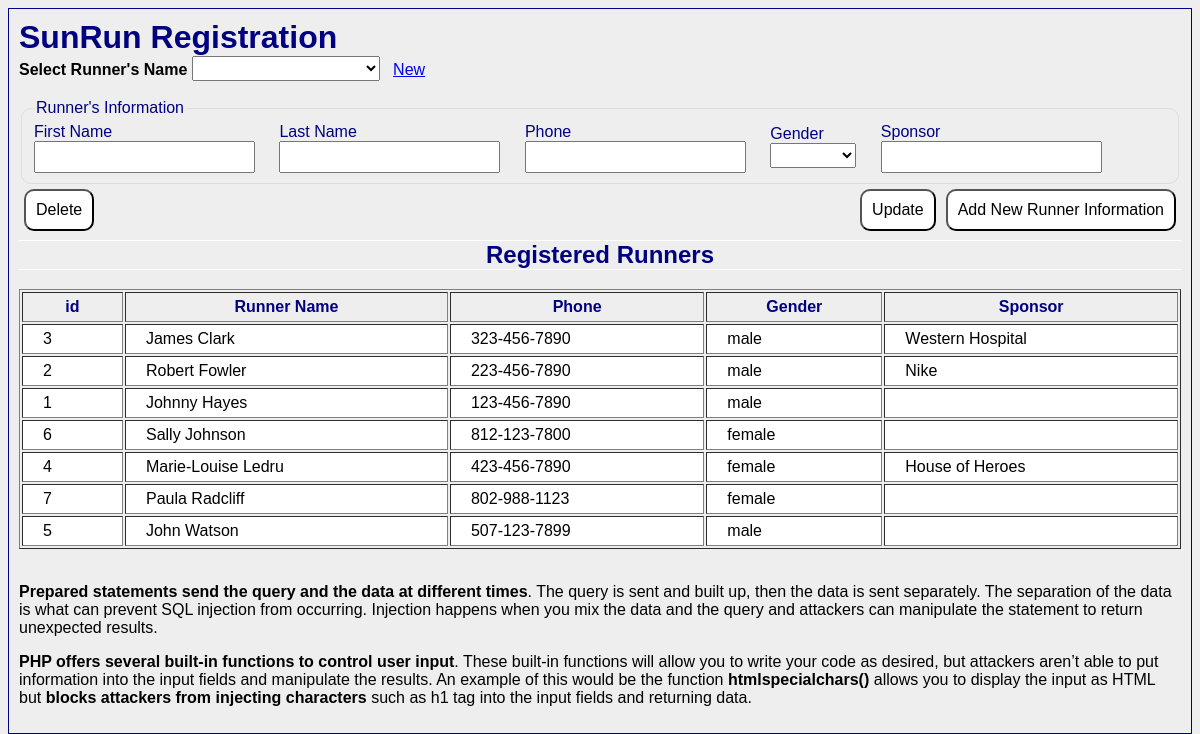
Page /prjHackerDefense/registration2.php on the committed database.
### tables this page shows
CREATE TABLE `runner` (
  `id_runner` int unsigned NOT NULL AUTO_INCREMENT,
  `fName` varchar(25) NOT NULL,
  `lName` varchar(25) NOT NULL,
  `gender` varchar(10) DEFAULT NULL,
  `phone` varchar(10) DEFAULT NULL,
  PRIMARY KEY (`id_runner`)
);

CREATE TABLE `sponsor` (
  `id_sponsor` int unsigned NOT NULL AUTO_INCREMENT,
  `sponsorName` varchar(50) NOT NULL,
  `id_runner` int DEFAULT NULL,
  PRIMARY KEY (`id_sponsor`)
);

### prjHackerDefense/registration2.php (the view, shortened to what this page needs)
<!DOCTYPE html>
<html lang="en">
<head>
<link rel="stylesheet" type="text/css" href="registration.css">
<?php
require_once getcwd() . "/sunRunLib.php";
?>
</head>
<body>
<div id="frame">
<h1>SunRun Registration</h1>
<form action="<?php echo htmlentities($_SERVER["PHP_SELF"]); ?>"
      method="POST"
      name="frmRegistration"
      id="frmRegistration">
     <label for="lstRunner"><strong>Select Runner's Name</strong></label>
     <select name="lstRunner" id="lstRunner" onChange="this.form.submit();">
   </select>
   &nbsp;&nbsp;<a href="<?php echo htmlentities(
       $_SERVER["PHP_SELF"]
   ); ?>">New</a>
   <br />
   <br />
   <fieldset>
      <legend>Runner's Information</legend>
      <div class="topLabel">
         <label for="txtFName">First Name</label>
         <input type="text" name="txtFName"   id="txtFName"   value="<?php echo $thisRunner[
             "fName"
         ]; ?>" />
      </div>
      <div class="topLabel">
         <label for="txtLName">Last Name</label>
         <input type="text" name="txtLName"   id="txtLName"   value="<?php echo $thisRunner[
             "lName"
         ]; ?>" />
      </div>
      <div class="topLabel">
         <label for="txtPhone">Phone</label>
         <input type="text" name="txtPhone"   id="txtPhone"
                value="<?php echo formatPhone($thisRunner["phone"]); ?>" />
      </div>
      <div class="topLabel">
         <label for="lstGender">Gender</label>
         <select name="lstGender" id="lstGender">
         </select>
      </div>
      <div class="topLabel">
         <label for="txtSponsor">Sponsor</label>
         <input type="text" name="txtSponsor" id="txtSponsor" value="<?php echo $thisRunner[
             "sponsor"
         ]; ?>" />
      </div>
   </fieldset>
   <button name="btnSubmit"
           value="delete"
           style="float:left;"
           id="btnSubmit"
           onclick="this.form.submit();">
           Delete
   </button>
   <button name="btnSubmit"
           value="new"
           style="float:right;"
           id="btnSubmit"
           onclick="this.form.submit();">
           Add New Runner Information
   </button>
   <button name="btnSubmit"
           value="update"
           style="float:right;"
           id="btnSubmit"
           onclick="this.form.submit();">
           Update
   </button>
</form>
<br /><br />
<h2>Registered Runners</h2>
<?php
displayRunnerTable();
echo "<br />";
?>
<p><b>Prepared statements send the query and the data at different times</b>.
    The query is sent and built up, then the data is sent separately.
     The separation of the data is what can prevent SQL injection from occurring.
     Injection happens when you mix the data and the query and attackers can manipulate the statement to return unexpected results.</p>
     <p><b>PHP offers several built-in functions to control user input</b>.
        These built-in functions will allow you to write your code as desired, but attackers aren’t able to put information
        into the input fields and manipulate the results.  An example of this would be the function<b> htmlspecialchars()</b> allows
         you to display the input as HTML but <b>blocks attackers from injecting characters</b> such as h1 tag into the input fields and
     returning data. </p>
</div>
</body>
</html>

### prjHackerDefense/sunRunLib.php (shortened to what this page needs)
<?php
function clearThisRunner()
{
    global $thisRunner;
    $thisRunner["id_runner"] = "";
    $thisRunner["fName"] = "";
    $thisRunner["lName"] = "";
    $thisRunner["phone"] = "";
    $thisRunner["gender"] = "";
    $thisRunner["sponsor"] = "";
}
function displayResult($result, $sql)
{
    if ($result->num_rows > 0) {
        echo "<table border='1'>\n";
        $heading = $result->fetch_assoc();
        echo "<tr>\n";
        foreach ($heading as $key => $value) {
            echo "<th>" . $key . "</th>\n";
        }
        echo "</tr>\n";
        echo "<tr>\n";
        foreach ($heading as $key => $value) {
            echo "<td>" . $value . "</td>\n";
        }
        while ($row = $result->fetch_assoc()) {
            echo "<tr>\n";
            foreach ($row as $key => $value) {
                echo "<td>" . $value . "</td>\n";
            }
            echo "</tr>\n";
        }
        echo "</table>\n";
    } else {
        echo "<strong>zero results using SQL: </strong>" . $sql;
    }
}
function displayRunnerTable()
{
    global $conn;
    $sql = "SELECT runner.id_runner AS 'id',
          CONCAT(fName,' ',lName) AS 'Runner Name',
          CONCAT(SUBSTR(phone,1,3),'-',SUBSTR(phone,4,3),'-',SUBSTR(phone,7,4)) AS 'Phone',
          gender AS Gender,
          sponsor.sponsorName AS 'Sponsor'
          FROM runner
          LEFT OUTER JOIN sponsor
          ON runner.id_runner = sponsor.id_runner
          ORDER BY lName";
    $result = $conn->query($sql);
    displayResult($result, $sql);
}
function formatPhone($phoneNumber)
{
    $formattedPhone = "";
    return $formattedPhone;
}
?>

### prjHackerDefense/registration.css (style rules this page uses)
body { background: #EEE; font-size: 16px; font-family: optima, helvetica, arial, sans-serif; }
h1 { margin: 0; color: #000080; }
h2 { color: #000080; text-align: center; border-top: white 1px solid; border-bottom: white 1px solid; }
#frame { max-width: 1200px; margin: auto; border: 1px solid #000080; padding: 10px; }
.topLabel { display: inline-block; margin: 0px 20px 0 0px; }
.topLabel label { display: block; }
input[type=text] { font-size: 1em; padding: 5px; margin: 0px; display: inline; }
select { font-size: 1.2em; }
button { font-size: 1em; padding: 10px; border-radius: 10px; background: white; margin: 5px 5px; }
fieldset { color: #000080; border: 1px solid #DDD; border-radius: 10px; }
table { width: 100%; }
td, th { padding: 5px 20px; background: white; color: black; }
th { background: #EEE; color: #000080; }

### rows in the picture
runner: id_runner "3", gender "male"
sponsor: sponsorName "Western Hospital"
sponsor: id_runner.id_runner "2", value "Robert Fowler", value "223-456-7890", id_runner.gender "male", sponsorName "Nike"
runner: id_runner "1", value "Johnny Hayes", value "123-456-7890", gender "male"
runner: id_runner "6", value "Sally Johnson", value "812-123-7800", gender "female"
sponsor: id_runner.id_runner "4", value "Marie-Louise Ledru", value "423-456-7890", id_runner.gender "female", sponsorName "House of Heroes"
runner: id_runner "7", value "Paula Radcliff", value "802-988-1123", gender "female"
runner: id_runner "5", value "John Watson", value "507-123-7899", gender "male"

### other values in the picture
$key "id"
$key "Runner Name"
$key "Phone"
$key "Gender"
$key "Sponsor"
$value "James Clark"
$value "323-456-7890"
